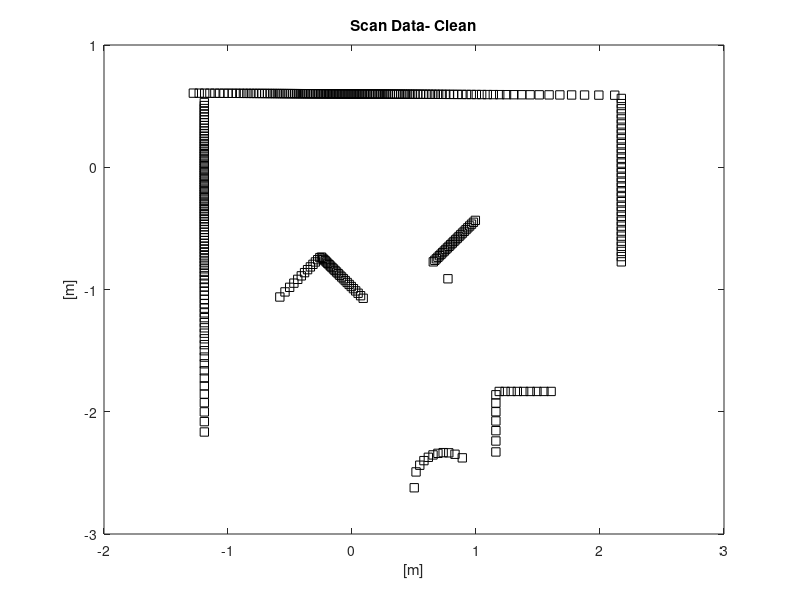
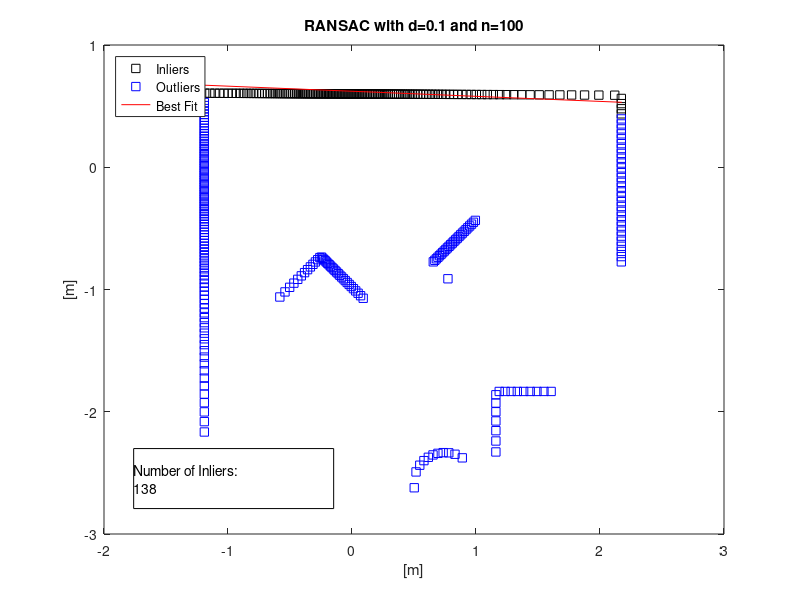

Reproduce these figures in MATLAB, in order.
clf
clc
clear all

load lidar_gauntlet.mat

d = 0.1;
n = 100;
visualize = 1;

%[fitline_coefs,bestInlierSet,bestOutlierSet,bestEndPoints]= ransac(r,theta,0.1,20,1)

index=find(r~=0 & r<3);
r_clean=r(index);
theta_clean=theta(index);

%location of objects with respect to LIDAR frame L
%row 1 goes with row 5, 2 with 6, 3 with 7, 4 with 8
r_L = [r_clean(:,:).*cos(theta_clean(:,:)), r_clean(:,:).*sin(theta_clean(:,:))]';

%location of objects with respect to Neato frame N
%need to subtract .084 from rows 1-4 of r_L and keep rows 5-8 the same
r_N = [r_L(:, :) - .084; r_L(:, :)];

%Translation Matrix to go from Neato Frame to Global Frame
T_GN = [1 0 0; 0 1 0; 0 0 1];
    
%Rotation Matrix to go from Neato Frame to Global Frame
R_GN = [1 0 0; 0 1 0; 0 0 1];
   
%assign the position matrix to use and do the transformation to make
%Neato Frame into Global Frame
r_N_pos = [r_N(1, :); r_N(2, :); ones(1, length(r_clean))];
r_G = T_GN * R_GN * r_N_pos;
r_G = r_G(1:2, :);

x1 = r_G(1, :);
y1 = r_G(2, :);
points = [x1; y1];

% plot(x1,y1,'ks')
% title('Converted')
% hold off

%This function has been provided to us by course instructors  --------
%function [fitline_coefs,bestInlierSet,bestOutlierSet,bestEndPoints]= ransac(r,theta,d,n,visualize)
%The [fitline_coefs,bestInlierSet,bestOutlierSet,bestEndPoints]= robustLineFit(r,theta,d,n) 
%function runs the RANSAC algorithm for n candidate lines and a threshold of d. The inputs r and
%theta are polar coordinates. The output fitline_coefs are the coefficients
%of the best fit line in the format [m b] where y=m*x+b. If you want
%to visualize, set visualize flag to 1, off is 0. Default is true.

 if ~exist('visualize','var')
     % visualize parameter does not exist, so default it to 1
      visualize = 1;
 end

%eliminate zeros
index=find(r~=0 & r<3);
r_clean=r(index);
theta_clean=theta(index);

%convert from Lidar frame to Global frame
%location of objects with respect to LIDAR frame L
%row 1 goes with row 5, 2 with 6, 3 with 7, 4 with 8
r_L = [r_clean(:,:).*cos(theta_clean(:,:)), r_clean(:,:).*sin(theta_clean(:,:))]';

%location of objects with respect to Neato frame N
%need to subtract .084 from rows 1-4 of r_L and keep rows 5-8 the same
r_N = [r_L(:, :) - .084; r_L(:, :)];

%Translation Matrix to go from Neato Frame to Global Frame
T_GN = [1 0 0; 0 1 0; 0 0 1];
    
%Rotation Matrix to go from Neato Frame to Global Frame
R_GN = [1 0 0; 0 1 0; 0 0 1];
   
%assign the position matrix to use and do the transformation to make
%Neato Frame into Global Frame
r_N_pos = [r_N(1, :); r_N(2, :); ones(1, length(r_clean))];
r_G = T_GN * R_GN * r_N_pos;
r_G = r_G(1:2, :);

x = r_G(1, :);
y = r_G(2, :);
points = [x; y];
points = points';


%now let's actually implement the RANSAC algorithm
 bestcandidates = [];
 bestInlierSet = zeros(0,2);
 bestOutlierSet = zeros(0,2);
 bestEndPoints = zeros(0,2);
for k=1:n %number of candidate lines to try
    
    %select two points at random using the 'datasample' function to define
    %the endpoints of the first candidate fit line
    %candidates = datasample(points, 2, 'Replace', false);
    
    p1 = randi([1 length(r_G)]);
    p2 = randi([1 length(r_G)]);
    while p1 == p2  %Make sure the two points are not randomly the same value
        p2 = randi([1 length(r_G)]);
    end
    candidates = [x1(p1) x1(p2); y1(p1) y1(p2)];
    
    %Find the vector that points from point 2 to point 1
    v=(candidates(1,:)-candidates(2,:))';
    
    %Check the length of the vector v. If it is zero, the datasample
    %function chose the same point twice, and we need to resample. The
    %continue command will pass to the next iteration of the for loop.
    if norm(v) == 0
        continue;
    end
    
    %Determine whether points are outliers, we need to know the
    %perpendicular distance away from the candidate fit line. To do this,
    %we first need to define the perpendicular, or orthogonal, direction.
    orthv= [-v(2); v(1)];
    orthv_unit=orthv/norm(orthv); %make this a unit vector
    
    %Here, we are finding the distance of each scan point from one of the
    %endpoints of our candidate line. At this point this is not the
    %distance perpendicular to the candidate line.
    diffs = points - candidates(2,:);
    %diffs = diffs';
    
    %Next, we need to project the difference vectors above onto the
    %perpendicular direction in 'orthv_unit'. This will give us the
    %orthogonal distances from the canidate fit line.
    orthdists=diffs*orthv_unit;
    
    %To identify inliers, we will look for points at a perpendicular
    %distance from the candidate fit line less than the threshold value.
    %The output will be a logic array, with a 1 if the statement is true
    %and 0 if false.
    inliers=abs(orthdists) < d;
    
    %we also want to check that there are no big gaps in our walls. To do
    %this, we are first taking the distance of each inlier away from an
    %endpoint (diffs) and projecting onto the best fit direction. We then
    %sort these from smallest to largest and take difference to find the
    %spacing between adjacent points. We then identify the maximum gap.
    biggestGap = max(diff(sort(diffs(inliers,:)*v/norm(v))));
    
    %Now, we check if the number of inliers is greater than the best we
    %have found. If so, the candidate line is our new best candidate. We
    %also make sure there are no big gaps.
    dummy = sum(inliers)
    if biggestGap < 0.2  && dummy > size(bestInlierSet(:,1),1)
%          if sum(inliers) > size(bestInlierSet,1)
        bestInlierSet=points(inliers,:); %points where logical array is true
        bestOutlierSet = points(~inliers, :); %points where logical array is not true
        bestcandidates=candidates;
        
        %these two lines find a nice set of endpoints for plotting the best
        %fit line
        projectedCoordinate = diffs(inliers, :)*v/norm(v);
        bestEndPoints = [min(projectedCoordinate); max(projectedCoordinate)]*v'/norm(v) + repmat(candidates(2, :), [2, 1]);
    end
    

end
    
%Find the coefficients for the best line
m=diff(bestEndPoints(:,2))/diff(bestEndPoints(:,1));
b=bestEndPoints(1,2)-m*bestEndPoints(1,1);
fitline_coefs=[m b];


if isempty(bestEndPoints)
    m= NaN;
    b= NaN;
    bestEndPoints=[NaN,NaN;NaN,NaN];
    fitline_coefs=[m b];
    return;
end
    
%Find the coefficients for the best line
m=diff(bestEndPoints(:,2))/diff(bestEndPoints(:,1));
b=bestEndPoints(1,2)-m*bestEndPoints(1,1);
fitline_coefs=[m b];

if visualize==1

%plot the polar data as verification
figure(2)
plot(x,y,'ks')
title('Scan Data- Clean')
xlabel('[m]')
ylabel('[m]')

%Now we need to plot our results
figure(3)
plot(bestInlierSet(:,1), bestInlierSet(:,2), 'ks')
hold on
plot(bestOutlierSet(:,1),bestOutlierSet(:,2),'bs')
plot(bestEndPoints(:,1), bestEndPoints(:,2), 'r')
legend('Inliers','Outliers','Best Fit','location','northwest')
title(['RANSAC with d=' num2str(d) ' and n=' num2str(n)])
xlabel('[m]')
ylabel('[m]')
% Create textbox
annotation(figure(3),'textbox',...
    [0.167071428571429 0.152380952380952 0.25 0.1],...
    'String',{'Number of Inliers:' num2str(size(bestInlierSet,1))},...
    'FitBoxToText','off');
end
%end